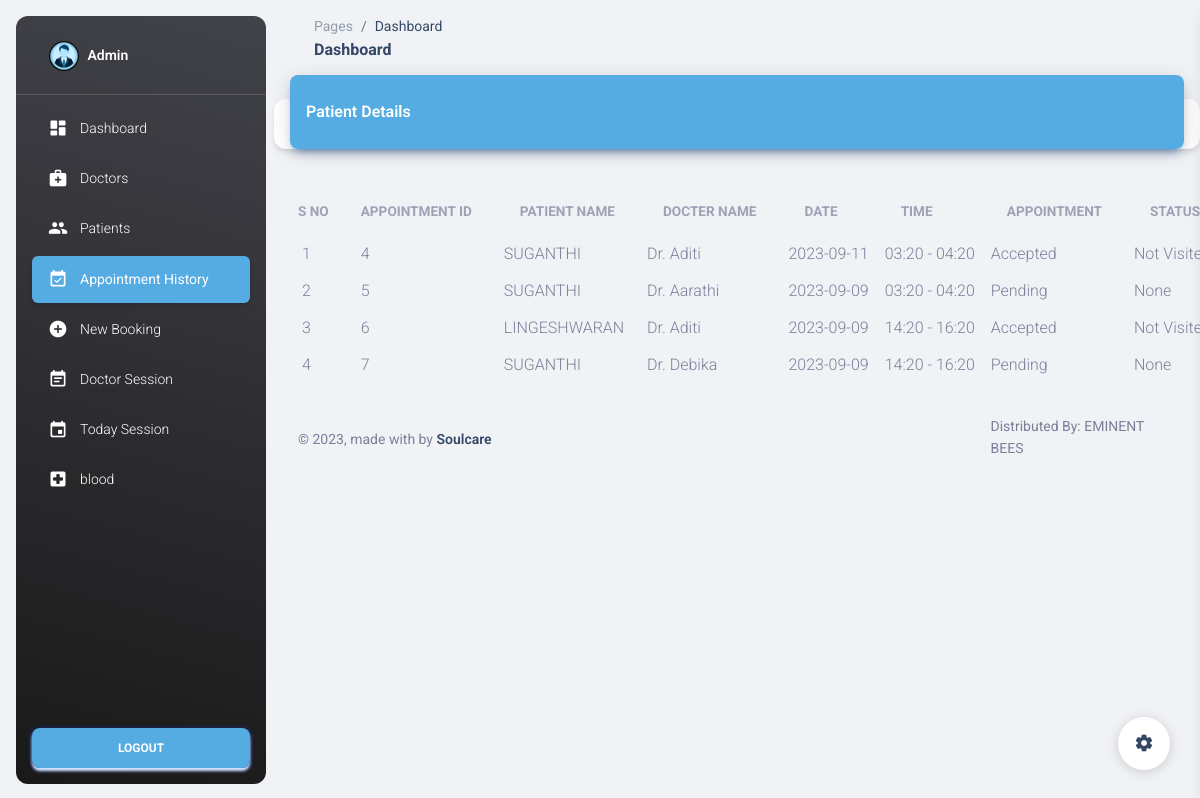
Page /appointment (signed in) on the committed database.
### tables this page shows
CREATE TABLE appointments (
       appointment_id INTEGER PRIMARY KEY AUTOINCREMENT,
       user_id INTEGER NOT NULL,
       doctor_id INTEGER NOT NULL,
       username TEXT NOT NULL,
       name TEXT NOT NULL,
       doctor_name TEXT NOT NULL,
       date TEXT NOT NULL,
       from_time TEXT NOT NULL,
       to_time TEXT NOT NULL,
       appointment TEXT NOT NULL DEFAULT 'Pending',
       status TEXT ,
       FOREIGN KEY (doctor_id) REFERENCES doctors(docter_id),
       FOREIGN KEY (user_id) REFERENCES users(user_id)
   );

### app.py (the view)
@app.route('/appointment')
def appointment():
    if 'username' in session:
        username = session['username']
        with sql.connect("appointment.db") as conn:
            cur = conn.cursor()
            cur.execute("SELECT appointment_id ,name, doctor_name, date, from_time, to_time , appointment , status FROM appointments")
            appointments = cur.fetchall()
            print(appointments)  # Add this line to debug
        return render_template('Appointment.html', username=username, appointments=appointments)
    else:
        return redirect(url_for('login'))

### templates/Appointment.html (shortened to what this page needs)
<!DOCTYPE html>
<html lang="en">
<head>
  <link href="../static/assets/css/nucleo-icons.css" rel="stylesheet" />
  <link href="../static/assets/css/nucleo-svg.css" rel="stylesheet" />
  <link id="pagestyle" href="../static/assets/css/material-dashboard.css" rel="stylesheet" />
</head>
<body class="g-sidenav-show  bg-gray-200">
  <aside class="sidenav navbar navbar-vertical navbar-expand-xs border-0 border-radius-xl my-3 fixed-start ms-3   bg-gradient-dark" id="sidenav-main">
    <div class="sidenav-header">
      <a class="navbar-brand m-0" href=" https://demos.creative-tim.com/material-dashboard/pages/dashboard " target="_blank">
        <img src="../static/user.png" class="navbar-brand-img h-100" alt="main_logo">
        <span class="ms-1 font-weight-bold text-white">Admin</span>
      </a>
    </div>
    <hr class="horizontal light mt-0 mb-2">
    <div class="" id="sidenav-collapse-main">
      <ul class="navbar-nav">
        <li class="nav-item">
          <a class="nav-link text-white " href="admin_dashboard">
            <div class="text-white text-center me-2 d-flex align-items-center justify-content-center">
              <i class="material-icons opacity-10">dashboard</i>
            </div>
            <span class="nav-link-text ms-1">Dashboard</span>
          </a>
        </li>
        <li class="nav-item">
          <a class="nav-link text-white  " href="doctor">
            <div class="text-white text-center me-2 d-flex align-items-center justify-content-center">
              <i class="material-icons opacity-10">medical_services</i>
            </div>
            <span class="nav-link-text ms-1">Doctors</span>
          </a>
        </li>
        <li class="nav-item">
          <a class="nav-link text-white " href="patient">
            <div class="text-white text-center me-2 d-flex align-items-center justify-content-center">
              <i class="material-icons opacity-10">people</i>
            </div>
            <span class="nav-link-text ms-1">Patients</span>
          </a>
        </li>
        <li class="nav-item">
          <a class="nav-link text-white  active bg-gradient-primary " href="appointment">
            <div class="text-white text-center me-2 d-flex align-items-center justify-content-center">
              <i class="material-icons opacity-10">event_available</i>
            </div>
            <span class="nav-link-text ms-1">Appointment History</span>
          </a>
        </li>
        <li class="nav-item">
          <a class="nav-link text-white " href="new_booking">
            <div class="text-white text-center me-2 d-flex align-items-center justify-content-center">
              <i class="material-icons opacity-10">add_circle</i>
            </div>
            <span class="nav-link-text ms-1">New Booking</span>
          </a>
        </li>
        <li class="nav-item">
          <a class="nav-link text-white " href="sessions">
            <div class="text-white text-center me-2 d-flex align-items-center justify-content-center">
              <i class="material-icons opacity-10">event_note</i>
            </div>
            <span class="nav-link-text ms-1">Doctor Session</span>
          </a>
        </li>
        <li class="nav-item">
          <a class="nav-link text-white " href="today_sessions">
            <div class="text-white text-center me-2 d-flex align-items-center justify-content-center">
              <i class="material-icons opacity-10">event</i>
            </div>
            <span class="nav-link-text ms-1">Today Session</span>
          </a>
        </li>
        <li class="nav-item">
          <a class="nav-link text-white " href="admin_blood_status">
            <div class="text-white text-center me-2 d-flex align-items-center justify-content-center">
              <i class="material-icons opacity-10">local_hospital</i>
            </div>
            <span class="nav-link-text ms-1">blood</span>
          </a>
        </li>
      </ul>
    </div>
    <div class="sidenav-footer position-absolute w-100 bottom-0 ">
      <div class="mx-3">
        <a class="btn bg-gradient-primary mt-4 w-100" href="logout" type="button">logout</a>
      </div>
    </div>
  </aside>
  <main class="main-content position-relative max-height-vh-100 h-100 border-radius-lg ">
    <nav class="navbar navbar-main navbar-expand-lg px-0 mx-4 shadow-none border-radius-xl" id="navbarBlur" navbar-scroll="true">
      <div class="container-fluid py-1 px-3">
        <nav aria-label="breadcrumb">
          <ol class="breadcrumb bg-transparent mb-0 pb-0 pt-1 px-0 me-sm-6 me-5">
            <li class="breadcrumb-item text-sm"><a class="opacity-5 text-dark" href="javascript:;">Pages</a></li>
            <li class="breadcrumb-item text-sm text-dark active" aria-current="page">Dashboard</li>
          </ol>
          <h6 class="font-weight-bolder mb-0">Dashboard</h6>
        </nav>
        </div>
    </nav>
      <div class="row">
        <div class="col-12">
          <div class="card my-4">
            <div class="card-header p-0 position-relative mt-n4 mx-3 z-index-2">
                <div class="bg-gradient-primary shadow-primary border-radius-lg pt-4 pb-3">
                       <h6 class="text-white text-capitalize ps-3">Patient Details</h6>
                    </div>
                </div>
            </div>
            <div class="card-body px-0 pb-2">
              <div class="table-responsive p-0">
                <table class="table align-items-center mb-0">
                  <thead>
                    <tr>
                      <th class=" text-uppercase text-secondary text-xxs font-weight-bolder opacity-7">S No</th>
                      <th class=" text-uppercase text-secondary text-xxs font-weight-bolder opacity-7 ps-2">Appointment ID</th>
                      <th class="text-uppercase text-secondary text-xxs font-weight-bolder opacity-7">Patient Name</th>
                      <th class="text-uppercase text-secondary text-xxs font-weight-bolder opacity-7">Docter Name</th>
                      <th class="text-uppercase text-secondary text-xxs font-weight-bolder opacity-7">Date</th>
                      <th class="text-uppercase text-secondary text-xxs font-weight-bolder opacity-7">Time</th>
                      <th class="text-uppercase text-secondary text-xxs font-weight-bolder opacity-7">Appointment</th>
                      <th class="text-uppercase text-secondary text-xxs font-weight-bolder opacity-7">Status</th>
                    </tr>
                  </thead>
                  <tbody>
                     {% for row in appointments %}
                    <tr>
                      <td class="align-middle ">
                        <p class="text-xs text-secondary mb-0" style="margin-left: 20px;">{{ loop.index }}</p>
                      </td>
                      <td class="align-middle ">
                        <p class="text-xs text-secondary mb-0">{{ row[0] }}</p>
                      </td>
                      <td class="align-middle ">
                        <p class="text-xs text-secondary mb-0">{{ row[1] }}</p>
                      </td>
                      <td class="align-middle ">
                        <p class="text-xs text-secondary mb-0">{{ row[2] }}</p>
                      </td>
                      <td class="align-middle">
                        <p class="text-xs text-secondary mb-0">{{ row[3] }}</p>
                      </td>
                      <td class="align-middle">
                        <p class="text-xs text-secondary mb-0">{{ row[4] }} - {{ row[5] }}</p>
                      </td>
                      <td class="align-middle">
                        <p class="text-xs text-secondary mb-0">{{ row[6] }}</p>
                      </td>
                      <td class="align-middle">
                        <p class="text-xs text-secondary mb-0">{{ row[7] }}</p>
                      </td>
                    </tr>
                    {% endfor %}
                  </tbody>
                </table>
              </div>
            </div>
          </div>
        </div>
<footer class="footer py-4  ">
        <div class="container-fluid">
          <div class="row align-items-center justify-content-lg-between">
            <div class="col-lg-4 mb-lg-0 mb-4">
              <div class="copyright text-center text-sm text-muted text-lg-start">
                © ,
                made with  by
                <a href="https://www.creative-tim.com" class="font-weight-bold" target="_blank">Soulcare </a>
              </div>
            </div>
            <div class="col-lg-3">
              <ul class="nav nav-footer justify-content-center justify-content-lg-end">
              <li class="nav-item">
                <a href="https://www.creative-tim.com" class="nav-link text-muted" target="_blank">Distributed By: EMINENT BEES</a>
              </li>
            </ul>
            </div>
          </div>
        </div>
      </footer>
  </main>
  <div class="fixed-plugin">
    <a class="fixed-plugin-button text-dark position-fixed px-3 py-2">
      <i class="material-icons py-2">settings</i>
    </a>
  </div>
</body>
</html>

### rows in the picture
appointments: appointment_id "4", name "SUGANTHI", doctor_name "Dr. Aditi", date "2023-09-11", from_time "03:20", to_time "04:20", appointment "Accepted", status "Not…"
appointments: appointment_id "5", name "SUGANTHI", doctor_name "Dr. Aarathi", date "2023-09-09", from_time "03:20", to_time "04:20", appointment "Pending", row "None"
appointments: appointment_id "6", name "LINGESHWARAN", doctor_name "Dr. Aditi", date "2023-09-09", from_time "14:20", to_time "16:20", appointment "Accepted", status "Not…"
appointments: appointment_id "7", name "SUGANTHI", doctor_name "Dr. Debika", date "2023-09-09", from_time "14:20", to_time "16:20", appointment "Pending", row "None"
